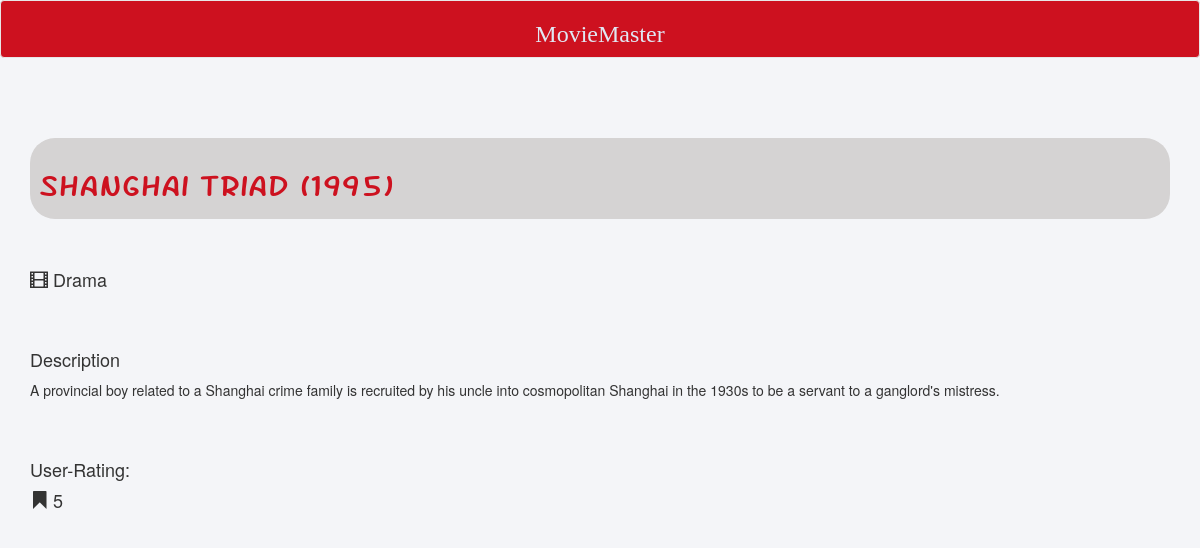
Page /movies/shanghai-triad-1995/ on the committed database.
### predictions/models.py (models this page shows)
class Movie(models.Model):
	title = models.CharField(max_length=255)
	genre = models.CharField(max_length=255)
	description = models.TextField()
	user_ratings = models.PositiveIntegerField(validators=[MinValueValidator(1),MaxValueValidator(5)])
	slug = models.SlugField(unique=True)

### predictions/views.py (the view)
# urls.py: url(r'^movies/(?P<slug>[-\w]+)/$', 'predictions.views.movie_detail',name='movie_detail'),
def movie_detail(request, slug):
	movie=Movie.objects.get(slug=slug)
	return render(request, 'movies/movie_detail.html',{
		'movie':movie,
	})

### predictions/templates/movies/movie_detail.html (shortened to what this page needs)
{% load staticfiles %}
<!Doctype html>
<html lang="en"-US>
    <head>
        <link rel="stylesheet" href="{% static 'css/bootstrap.min.css' %}" />
        <link rel="stylesheet" href="{% static 'css/login_signup.css' %}" />
    </head>
    <body>
        <nav class="navbar navbar-default">
            <a class="nolink" href="{% url 'home' %}"><h3>MovieMaster</h3></a>
        </nav>
        <div class='container'>
            <br>
            <br><br>
            <div class="row">
                <div class="col-md-12 col-sm-12">
                    <div class="well-sm">
                        <h2> {{movie.title}}</h2>
                    </div>
                </div>
            </div>
            <br><br>
            <h4><span class="glyphicon glyphicon-film"></span>  {{movie.genre}}</h4>
            <br><br>
            <h4> Description </h4>
            <p>{{movie.description}}</p>
            <br><br>
            <h4>User-Rating:</h4>
            <h4><span class="glyphicon glyphicon-bookmark"></span>  {{movie.user_ratings}}</h4>
        </div>
    </body>
</html>

### predictions/static/css/login_signup.css (style rules this page uses)
body { background-color: #F4F5F8; }
h3 { font-family: "headerfont"; text-align: center; color:#E0E7F3; }
a.nolink { text-decoration: none; }
nav.navbar { background-color:#CD111F; }
h2 { font-family: "sideheaderfont", sans-serif; color:#CD111F; }
.well-sm { background-color: #D5D3D3; border-radius: 25px; }

### rows in the picture
Movie: title "Shanghai Triad (1995)", genre "Drama", description "A provincial boy related to a Shanghai crime family is recruited by his uncle into cosmopolitan Shanghai in the 1930s to be a servant to a ganglord's mistress.", user_ratings "5"
